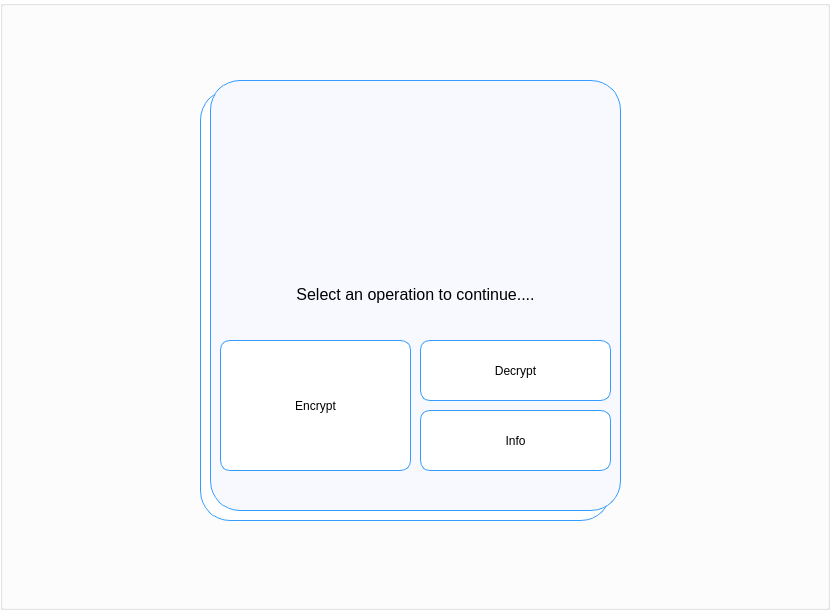
<?xml version="1.0" encoding="UTF-8"?>
<ui version="4.0">
 <class>MainWindow</class>
 <widget class="QMainWindow" name="MainWindow">
  <property name="geometry">
   <rect>
    <x>0</x>
    <y>0</y>
    <width>830</width>
    <height>610</height>
   </rect>
  </property>
  <property name="windowTitle">
   <string>Selection Window</string>
  </property>
  <property name="styleSheet">
   <string notr="true">background-color: rgb(255, 255, 255);</string>
  </property>
  <widget class="QWidget" name="centralwidget">
   <widget class="QGroupBox" name="groupBox">
    <property name="geometry">
     <rect>
      <x>0</x>
      <y>0</y>
      <width>830</width>
      <height>610</height>
     </rect>
    </property>
    <property name="styleSheet">
     <string notr="true">background-color: rgb(255, 255, 255);</string>
    </property>
    <property name="title">
     <string/>
    </property>
    <widget class="QGroupBox" name="groupBox_5">
     <property name="geometry">
      <rect>
       <x>210</x>
       <y>80</y>
       <width>411</width>
       <height>431</height>
      </rect>
     </property>
     <property name="styleSheet">
      <string notr="true">border : 1px solid rgb(51, 156, 255);
background-color: rgb(248, 248, 255);
border-radius : 30px;

</string>
     </property>
     <property name="title">
      <string/>
     </property>
     <widget class="QPushButton" name="encrypt_btn">
      <property name="geometry">
       <rect>
        <x>10</x>
        <y>260</y>
        <width>191</width>
        <height>131</height>
       </rect>
      </property>
      <property name="styleSheet">
       <string notr="true">QPushButton {
	font: 13pt &quot;Calibri&quot;;
	border : 1px solid rgb(51, 156, 255);
	
	background-color: rgb(255, 255, 255);
	border-radius : 10px;
}
QPushButton::hover {
	font: 30pt &quot;Calibri&quot;;
	background-color: rgb(51, 156, 255);
	color : #ffffff;
}</string>
      </property>
      <property name="text">
       <string>Encrypt</string>
      </property>
     </widget>
     <widget class="QPushButton" name="decrypt_btn">
      <property name="geometry">
       <rect>
        <x>210</x>
        <y>260</y>
        <width>191</width>
        <height>61</height>
       </rect>
      </property>
      <property name="styleSheet">
       <string notr="true">QPushButton {
	font: 13pt &quot;Calibri&quot;;
	border : 1px solid rgb(51, 156, 255);
	
	background-color: rgb(255, 255, 255);
	border-radius : 10px;
}
QPushButton::hover {
	font: 24pt &quot;Calibri&quot;;
	background-color: rgb(51, 156, 255);
	color : #ffffff;
}</string>
      </property>
      <property name="text">
       <string>Decrypt</string>
      </property>
     </widget>
     <widget class="QPushButton" name="info_btn">
      <property name="geometry">
       <rect>
        <x>210</x>
        <y>330</y>
        <width>191</width>
        <height>61</height>
       </rect>
      </property>
      <property name="styleSheet">
       <string notr="true">QPushButton {
	font: 13pt &quot;Calibri&quot;;
	border : 1px solid rgb(51, 156, 255);
	
	background-color: rgb(255, 255, 255);
	border-radius : 10px;
}
QPushButton::hover {
	font: 16pt &quot;Calibri&quot;;
	background-color: rgb(51, 156, 255);
	color : #ffffff;
}</string>
      </property>
      <property name="text">
       <string>Info</string>
      </property>
     </widget>
     <widget class="QLabel" name="label">
      <property name="geometry">
       <rect>
        <x>140</x>
        <y>30</y>
        <width>131</width>
        <height>131</height>
       </rect>
      </property>
      <property name="styleSheet">
       <string notr="true">image: url(:/Photoss/Photos/bitcoin (1).png);
border : 1px solid rgb(248, 248, 255);</string>
      </property>
      <property name="text">
       <string>&lt;html&gt;&lt;head/&gt;&lt;body&gt;&lt;p&gt;&lt;br/&gt;&lt;/p&gt;&lt;/body&gt;&lt;/html&gt;</string>
      </property>
     </widget>
     <widget class="QTextEdit" name="textEdit">
      <property name="geometry">
       <rect>
        <x>10</x>
        <y>200</y>
        <width>391</width>
        <height>41</height>
       </rect>
      </property>
      <property name="styleSheet">
       <string notr="true">border : 1px solid rgb(248, 248, 255);</string>
      </property>
      <property name="html">
       <string>&lt;!DOCTYPE HTML PUBLIC &quot;-//W3C//DTD HTML 4.0//EN&quot; &quot;http://www.w3.org/TR/REC-html40/strict.dtd&quot;&gt;
&lt;html&gt;&lt;head&gt;&lt;meta name=&quot;qrichtext&quot; content=&quot;1&quot; /&gt;&lt;style type=&quot;text/css&quot;&gt;
p, li { white-space: pre-wrap; }
&lt;/style&gt;&lt;/head&gt;&lt;body style=&quot; font-family:'MS Shell Dlg 2'; font-size:7.8pt; font-weight:400; font-style:normal;&quot;&gt;
&lt;p align=&quot;center&quot; style=&quot; margin-top:0px; margin-bottom:0px; margin-left:0px; margin-right:0px; -qt-block-indent:0; text-indent:0px;&quot;&gt;&lt;span style=&quot; font-size:12pt;&quot;&gt;Select an operation to continue....&lt;/span&gt;&lt;/p&gt;&lt;/body&gt;&lt;/html&gt;</string>
      </property>
     </widget>
    </widget>
    <widget class="QGroupBox" name="groupBox_6">
     <property name="geometry">
      <rect>
       <x>200</x>
       <y>90</y>
       <width>411</width>
       <height>431</height>
      </rect>
     </property>
     <property name="styleSheet">
      <string notr="true">border : 1px solid rgb(51, 156, 255);
background-color: rgb(255, 255, 255);
border-radius : 30px;

</string>
     </property>
     <property name="title">
      <string/>
     </property>
    </widget>
    <zorder>groupBox_6</zorder>
    <zorder>groupBox_5</zorder>
   </widget>
  </widget>
 </widget>
 <resources>
  <include location="SelectionWindow.qrc"/>
 </resources>
 <connections/>
</ui>
